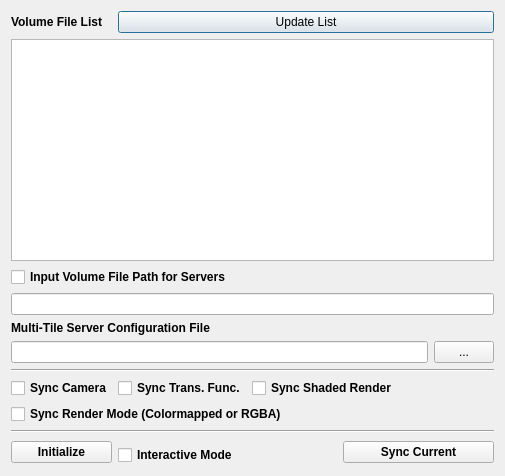
<?xml version="1.0" encoding="UTF-8"?>
<ui version="4.0">
 <class>MultiTileServerDialog</class>
 <widget class="QDialog" name="MultiTileServerDialog">
  <property name="geometry">
   <rect>
    <x>0</x>
    <y>0</y>
    <width>505</width>
    <height>476</height>
   </rect>
  </property>
  <property name="windowTitle">
   <string>Dialog</string>
  </property>
  <layout class="QGridLayout" name="gridLayout">
   <item row="0" column="0">
    <widget class="QLabel" name="label">
     <property name="font">
      <font>
       <weight>75</weight>
       <bold>true</bold>
      </font>
     </property>
     <property name="autoFillBackground">
      <bool>false</bool>
     </property>
     <property name="text">
      <string>Volume File List</string>
     </property>
    </widget>
   </item>
   <item row="0" column="1" colspan="4">
    <widget class="QPushButton" name="m_UpdateList">
     <property name="text">
      <string>Update List</string>
     </property>
    </widget>
   </item>
   <item row="1" column="0" colspan="5">
    <widget class="QListWidget" name="m_volumeFileList"/>
   </item>
   <item row="2" column="0" colspan="2">
    <widget class="QCheckBox" name="m_UseInputVolumeFile">
     <property name="font">
      <font>
       <weight>75</weight>
       <bold>true</bold>
      </font>
     </property>
     <property name="text">
      <string>Input Volume File Path for Servers</string>
     </property>
    </widget>
   </item>
   <item row="3" column="0" colspan="5">
    <widget class="QLineEdit" name="m_InputVolumeFile"/>
   </item>
   <item row="4" column="0" colspan="2">
    <widget class="QLabel" name="label_2">
     <property name="font">
      <font>
       <weight>75</weight>
       <bold>true</bold>
      </font>
     </property>
     <property name="text">
      <string>Multi-Tile Server Configuration File</string>
     </property>
    </widget>
   </item>
   <item row="5" column="0" colspan="4">
    <widget class="QLineEdit" name="m_ServerConfigFile"/>
   </item>
   <item row="5" column="4">
    <widget class="QPushButton" name="m_ServerConfigFileOpen">
     <property name="maximumSize">
      <size>
       <width>60</width>
       <height>16777215</height>
      </size>
     </property>
     <property name="text">
      <string>...</string>
     </property>
    </widget>
   </item>
   <item row="6" column="0" colspan="5">
    <widget class="Line" name="line_2">
     <property name="orientation">
      <enum>Qt::Horizontal</enum>
     </property>
    </widget>
   </item>
   <item row="7" column="0">
    <widget class="QCheckBox" name="m_SyncCamera">
     <property name="font">
      <font>
       <weight>75</weight>
       <bold>true</bold>
      </font>
     </property>
     <property name="text">
      <string>Sync Camera</string>
     </property>
    </widget>
   </item>
   <item row="7" column="1">
    <widget class="QCheckBox" name="m_SyncTransferFunc">
     <property name="font">
      <font>
       <weight>75</weight>
       <bold>true</bold>
      </font>
     </property>
     <property name="text">
      <string>Sync Trans. Func.</string>
     </property>
    </widget>
   </item>
   <item row="7" column="2" colspan="3">
    <widget class="QCheckBox" name="m_SyncShadedRender">
     <property name="font">
      <font>
       <weight>75</weight>
       <bold>true</bold>
      </font>
     </property>
     <property name="text">
      <string>Sync Shaded Render</string>
     </property>
    </widget>
   </item>
   <item row="8" column="0" colspan="3">
    <widget class="QCheckBox" name="m_SyncRenderMode">
     <property name="font">
      <font>
       <weight>75</weight>
       <bold>true</bold>
      </font>
     </property>
     <property name="text">
      <string>Sync Render Mode (Colormapped or RGBA)</string>
     </property>
    </widget>
   </item>
   <item row="9" column="0" colspan="5">
    <widget class="Line" name="line">
     <property name="orientation">
      <enum>Qt::Horizontal</enum>
     </property>
    </widget>
   </item>
   <item row="10" column="0" rowspan="2">
    <widget class="QPushButton" name="m_Initialize">
     <property name="font">
      <font>
       <weight>75</weight>
       <bold>true</bold>
      </font>
     </property>
     <property name="text">
      <string>Initialize</string>
     </property>
    </widget>
   </item>
   <item row="11" column="1">
    <widget class="QCheckBox" name="m_InteractiveMode">
     <property name="font">
      <font>
       <weight>75</weight>
       <bold>true</bold>
      </font>
     </property>
     <property name="text">
      <string>Interactive Mode</string>
     </property>
    </widget>
   </item>
   <item row="10" column="3" rowspan="2" colspan="2">
    <widget class="QPushButton" name="m_SyncCurrent">
     <property name="font">
      <font>
       <weight>75</weight>
       <bold>true</bold>
      </font>
     </property>
     <property name="text">
      <string>Sync Current</string>
     </property>
    </widget>
   </item>
  </layout>
 </widget>
 <resources/>
 <connections/>
</ui>
